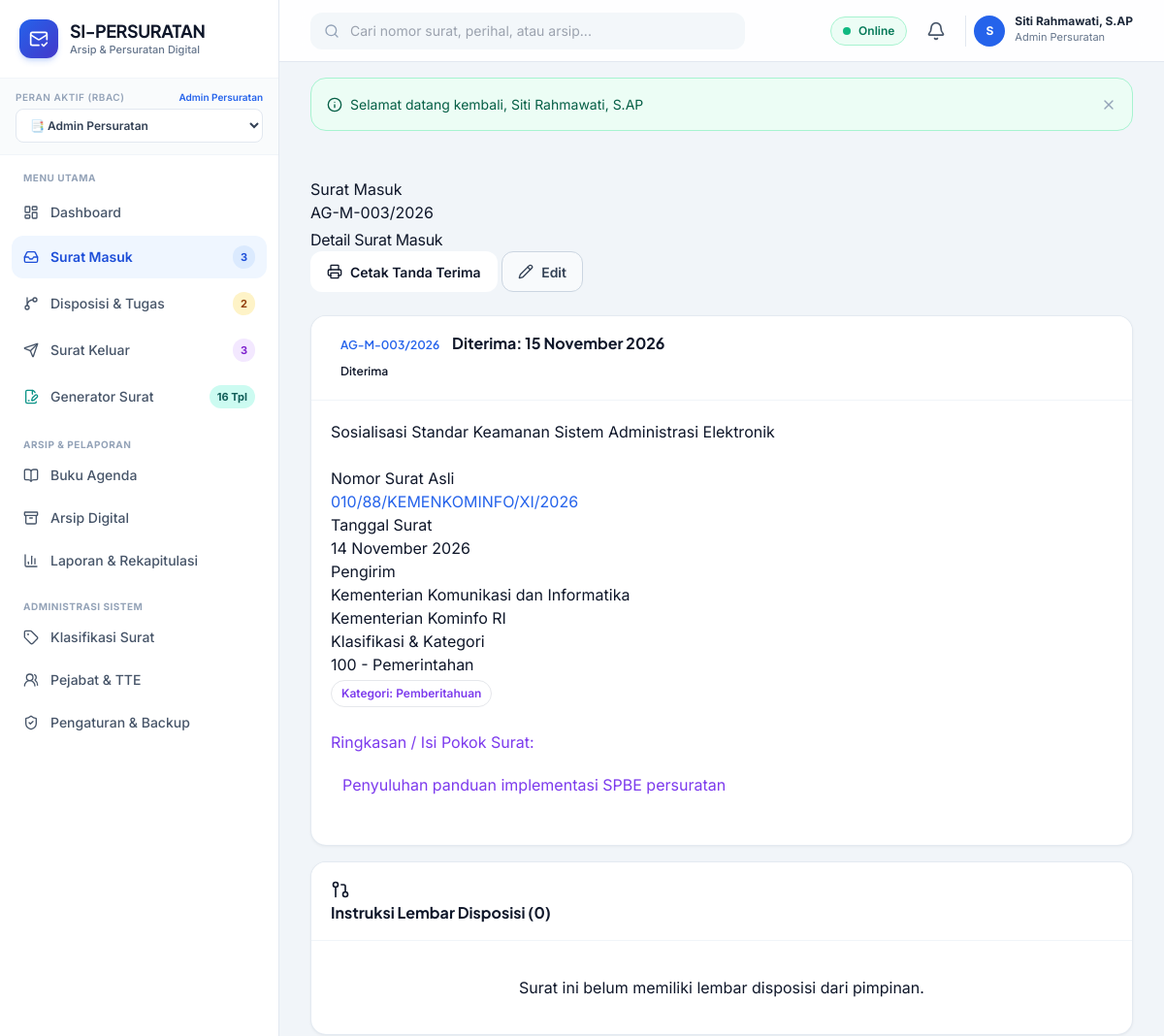
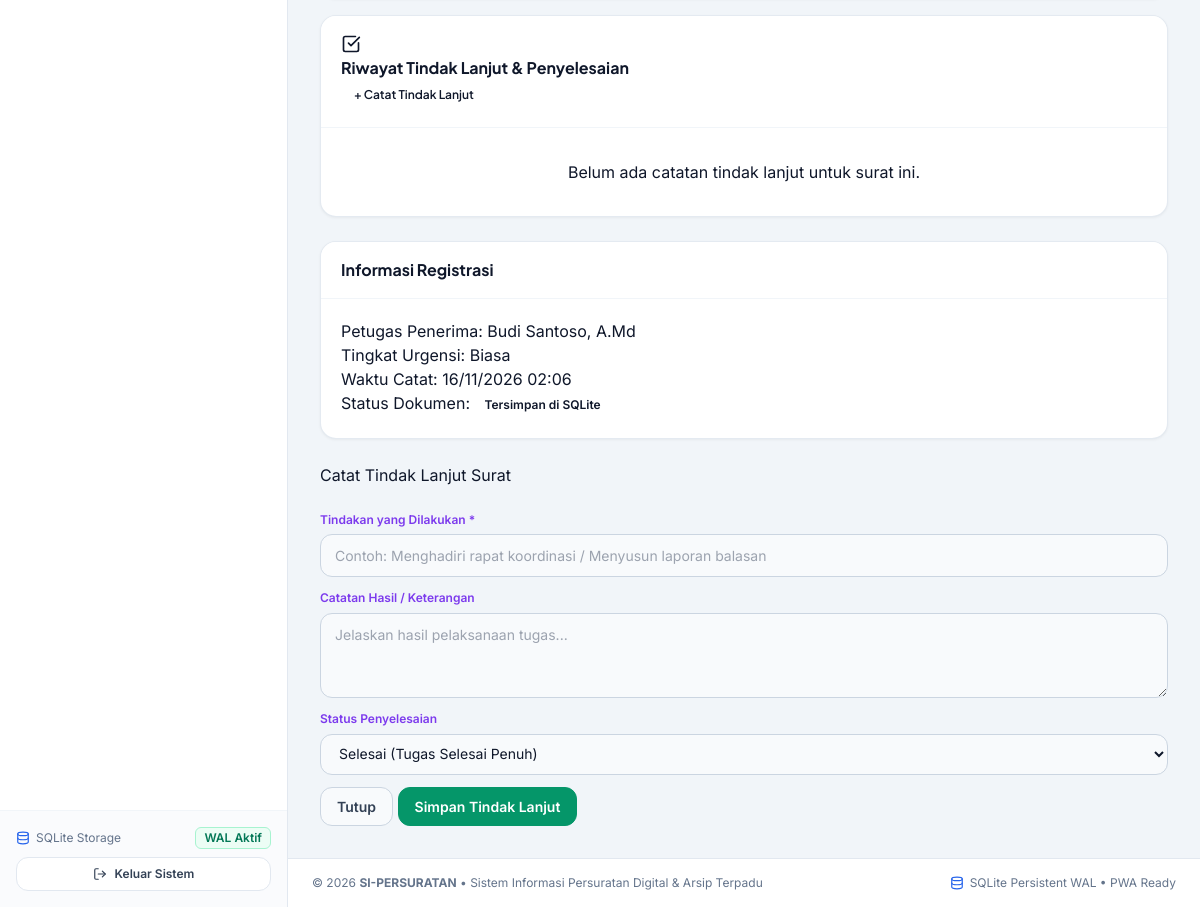
Page /surat_masuk/detail.php?id=3 (signed in) on the committed database (2 pictures, top to bottom).
### tables this page shows
CREATE TABLE users (
    id INTEGER PRIMARY KEY AUTOINCREMENT,
    username TEXT NOT NULL UNIQUE,
    email TEXT NOT NULL UNIQUE,
    password_hash TEXT NOT NULL,
    full_name TEXT NOT NULL,
    nip TEXT,
    jabatan TEXT,
    phone TEXT,
    role_id INTEGER NOT NULL,
    avatar TEXT,
    is_active INTEGER NOT NULL DEFAULT 1,
    created_at DATETIME DEFAULT CURRENT_TIMESTAMP,
    updated_at DATETIME DEFAULT CURRENT_TIMESTAMP,
    deleted_at DATETIME DEFAULT NULL,
    FOREIGN KEY (role_id) REFERENCES roles (id) ON DELETE RESTRICT
);

CREATE TABLE roles (
    id INTEGER PRIMARY KEY AUTOINCREMENT,
    name TEXT NOT NULL,
    slug TEXT NOT NULL UNIQUE,
    description TEXT,
    created_at DATETIME DEFAULT CURRENT_TIMESTAMP
);

CREATE TABLE surat_masuk (
    id INTEGER PRIMARY KEY AUTOINCREMENT,
    nomor_agenda TEXT NOT NULL,
    nomor_surat TEXT NOT NULL,
    tanggal_surat DATE NOT NULL,
    tanggal_terima DATE NOT NULL,
    pengirim TEXT NOT NULL,
    asal_instansi TEXT NOT NULL,
    perihal TEXT NOT NULL,
    isi_ringkas TEXT,
    kategori TEXT DEFAULT 'Umum',
    klasifikasi_id INTEGER,
    tingkat_urgensi TEXT NOT NULL DEFAULT 'biasa', -- 'biasa', 'penting', 'segera', 'rahasia'
    file_dokumen TEXT,
    lampiran_files TEXT, -- JSON list of files
    status TEXT NOT NULL DEFAULT 'diterima', -- 'diterima', 'disposisi', 'tindak_lanjut', 'selesai'
    penerima_user_id INTEGER,
    created_at DATETIME DEFAULT CURRENT_TIMESTAMP,
    updated_at DATETIME DEFAULT CURRENT_TIMESTAMP,
    deleted_at DATETIME DEFAULT NULL,
    FOREIGN KEY (klasifikasi_id) REFERENCES klasifikasi_surat (id) ON DELETE SET NULL,
    FOREIGN KEY (penerima_user_id) REFERENCES users (id) ON DELETE SET NULL
);

CREATE TABLE klasifikasi_surat (
    id INTEGER PRIMARY KEY AUTOINCREMENT,
    kode TEXT NOT NULL UNIQUE,
    nama TEXT NOT NULL,
    uraian TEXT,
    retensi_aktif INTEGER DEFAULT 2, -- tahun
    retensi_inaktif INTEGER DEFAULT 5, -- tahun
    keterangan TEXT,
    is_active INTEGER NOT NULL DEFAULT 1,
    created_at DATETIME DEFAULT CURRENT_TIMESTAMP,
    updated_at DATETIME DEFAULT CURRENT_TIMESTAMP,
    deleted_at DATETIME DEFAULT NULL
);

### public/surat_masuk/detail.php (the view, shortened to what the rows shown need)
<?php
require_once __DIR__ . '/../../config/app.php';
if (!Auth::check() || !Auth::can('surat_masuk.view')) {
    Flash::set('danger', 'Akses ditolak.');
    redirect('surat_masuk/');
}
$id = (int)($_GET['id'] ?? 0);
$surat = SuratMasuk::findById($id);
require_once APP_PATH . '/views/layouts/header.php';
?>
<div class="d-flex flex-wrap align-items-center justify-content-between gap-3 mb-4">
    <div>
        <nav aria-label="breadcrumb">
            <ol class="breadcrumb small mb-1">
                <li class="breadcrumb-item"><a href="<?= url('surat_masuk/') ?>">Surat Masuk</a></li>
                <li class="breadcrumb-item active"><?= htmlspecialchars($surat['nomor_agenda']) ?></li>
            </ol>
        </nav>
    </div>
</div>
<div class="row g-4">
    <div class="col-12 col-lg-8">
        <div class="card border-0 shadow-sm rounded-3 mb-4">
            <div class="card-header bg-white border-bottom py-3 d-flex justify-content-between align-items-center">
                <div class="d-flex align-items-center gap-2">
                    <span class="badge bg-primary-subtle text-primary font-monospace"><?= htmlspecialchars($surat['nomor_agenda']) ?></span>
                    <span class="text-muted small">Diterima: <?= date('d F Y', strtotime($surat['tanggal_terima'])) ?></span>
                </div>
                <div>
                    <?php
                    $stBadge = match($surat['status']) {
                        'diterima' => 'badge-soft-info',
                        'disposisi' => 'badge-soft-warning',
                        'tindak_lanjut' => 'badge-soft-purple',
                        'selesai' => 'badge-soft-success',
                        default => 'badge-soft-secondary'
                    };
                    ?>
                    <span class="badge <?= $stBadge ?> fs-6"><?= ucfirst(str_replace('_', ' ', $surat['status'])) ?></span>
                </div>
            </div>
            <div class="card-body p-4">
                <h4 class="fw-bold text-dark mb-3"><?= htmlspecialchars($surat['perihal']) ?></h4>
                <div class="row g-3 py-3 border-top border-bottom mb-3">
                    <div class="col-sm-6">
                        <div class="text-muted small">Nomor Surat Asli</div>
                        <div class="fw-bold fs-6 text-primary"><?= htmlspecialchars($surat['nomor_surat']) ?></div>
                    </div>
                    <div class="col-sm-6">
                        <div class="text-muted small">Tanggal Surat</div>
                        <div class="fw-semibold text-dark"><?= date('d F Y', strtotime($surat['tanggal_surat'])) ?></div>
                    </div>
                    <div class="col-sm-6">
                        <div class="text-muted small">Pengirim</div>
                        <div class="fw-semibold text-dark"><?= htmlspecialchars($surat['pengirim']) ?></div>
                        <div class="text-muted small"><?= htmlspecialchars($surat['asal_instansi']) ?></div>
                    </div>
                    <div class="col-sm-6">
                        <div class="text-muted small">Klasifikasi & Kategori</div>
                        <div class="fw-semibold text-dark"><?= htmlspecialchars($surat['klasifikasi_kode'] . ' - ' . ($surat['klasifikasi_nama'] ?? 'Umum')) ?></div>
                        <span class="badge bg-light text-secondary border mt-1">Kategori: <?= htmlspecialchars($surat['kategori']) ?></span>
                    </div>
                </div>
                <div class="mb-4">
                    <h6 class="fw-bold text-secondary small text-uppercase mb-2">Ringkasan / Isi Pokok Surat:</h6>
                    <div class="p-3 bg-light rounded-3 text-secondary" style="line-height: 1.6;">
                        <?= !empty($surat['isi_ringkas']) ? nl2br(htmlspecialchars($surat['isi_ringkas'])) : '<em class="text-muted">Tidak ada ringkasan teks.</em>' ?>
                    </div>
                </div>
            </div>
        </div>
    </div>
    <div class="col-12 col-lg-4">
        <div class="card border-0 shadow-sm rounded-3 mb-4">
            <div class="card-body">
                <ul class="list-group list-group-flush small">
                    <li class="list-group-item d-flex justify-content-between px-0">
                        <span class="text-muted">Petugas Penerima:</span>
                        <span class="fw-semibold text-dark"><?= htmlspecialchars($surat['penerima_nama'] ?? 'Admin') ?></span>
                    </li>
                    <li class="list-group-item d-flex justify-content-between px-0">
                        <span class="text-muted">Tingkat Urgensi:</span>
                        <span class="fw-semibold"><?= ucfirst($surat['tingkat_urgensi']) ?></span>
                    </li>
                    <li class="list-group-item d-flex justify-content-between px-0">
                        <span class="text-muted">Waktu Catat:</span>
                        <span class="text-dark"><?= date('d/m/Y H:i', strtotime($surat['created_at'])) ?></span>
                    </li>
                </ul>
            </div>
        </div>
    </div>
</div>
<?php require_once APP_PATH . '/views/layouts/footer.php'; ?>

### app/views/layouts/header.php (shortened to what the rows shown need)
<!DOCTYPE html>
<html lang="id">
<head>
    <script src="https://cdn.tailwindcss.com"></script>
</head>
<body class="antialiased selection:bg-blue-100 selection:text-blue-900">
<div class="min-h-screen flex flex-col lg:flex-row">
    <?php require_once APP_PATH . '/views/layouts/sidebar.php'; ?>
    <div class="flex-1 flex flex-col min-w-0 pb-20 lg:pb-0">
        <header class="sticky top-0 z-30 bg-white/90 backdrop-blur-md border-b border-slate-200 px-4 lg:px-8 h-16 flex items-center justify-between gap-4">
            <div class="flex items-center gap-2 sm:gap-3">
                <div class="relative">
                    <button onclick="toggleDropdown('user-menu')" class="flex items-center gap-2.5 pl-2 border-l border-slate-200 hover:opacity-90 transition">
                        <div class="w-8 h-8 rounded-full bg-blue-600 text-white font-bold text-xs flex items-center justify-center shadow-xs">
                            <?= strtoupper(substr($currentUser['full_name'] ?? 'U', 0, 1)) ?>
                        </div>
                        <div class="hidden md:block text-left">
                            <p class="text-xs font-bold text-slate-800 leading-none"><?= htmlspecialchars($currentUser['full_name'] ?? 'User') ?></p>
                            <p class="text-[11px] text-slate-500 mt-0.5"><?= htmlspecialchars($currentUser['role_name'] ?? 'Role') ?></p>
                        </div>
                    </button>
                </div>
            </div>
        </header>
        <main class="flex-1 p-4 lg:p-8 max-w-7xl w-full mx-auto space-y-6">

### app/views/layouts/sidebar.php (shortened to what the rows shown need)
<?php
$currentUser = Auth::user();
$currentRoleSlug = $currentUser['role_slug'] ?? 'superadmin';
?>
<aside id="sidebar" class="fixed lg:sticky top-0 left-0 z-50 h-screen w-72 bg-white border-r border-slate-200 flex flex-col transition-transform duration-300 -translate-x-full lg:translate-x-0 shrink-0">
  <div class="p-5 border-b border-slate-100 flex items-center justify-between">
    <a href="<?= url('dashboard.php') ?>" class="flex items-center gap-3 group text-decoration-none">
      <div>
        <h1 class="font-display font-bold text-slate-900 text-lg leading-tight tracking-tight">SI-PERSURATAN</h1>
      </div>
    </a>
  </div>
  <div class="px-4 py-3 bg-slate-50/80 border-b border-slate-100">
    <div class="flex items-center justify-between mb-1">
      <label class="text-[10px] font-semibold uppercase tracking-wider text-slate-400 block">Peran Aktif (RBAC)</label>
      <span class="text-[10px] text-blue-600 font-semibold"><?= htmlspecialchars($currentUser['role_name'] ?? 'User') ?></span>
    </div>
    <div class="relative">
      <select onchange="window.location.href='<?= url('switch_role.php?role=') ?>' + this.value" class="w-full text-xs font-semibold bg-white border border-slate-200 rounded-lg px-2.5 py-2 text-slate-700 focus:outline-none focus:ring-2 focus:ring-blue-500/20 focus:border-blue-600 cursor-pointer">
        <option value="admin_persuratan" <?= $currentRoleSlug === 'admin_persuratan' ? 'selected' : '' ?>>📑 Admin Persuratan</option>
      </select>
    </div>
  </div>
</aside>

### rows in the picture
users: role.name "Admin Persuratan", full_name "S", full_name "Siti Rahmawati, S.AP"
roles: slug "📑 Admin Persuratan"
surat_masuk: nomor_agenda "AG-M-003/2026", tanggal_terima "15 November 2026", status "Diterima", perihal "Sosialisasi Standar Keamanan Sistem Administrasi Elektronik", nomor_surat "010/88/KEMENKOMINFO/XI/2026", tanggal_surat "14 November 2026", pengirim "Kementerian Komunikasi dan Informatika", asal_instansi "Kementerian Kominfo RI", klasifikasi.nama "100 - Pemerintahan", kategori "Pemberitahuan", isi_ringkas "Penyuluhan panduan implementasi SPBE persuratan", penerima_user.full_name "Budi Santoso, A.Md", tingkat_urgensi "Biasa", created_at "16/11/2026 02:06"

### other values in the picture
$badgeSm "3"
$badgeDisp "2"
$badgeSk "3"
$msg['message'] "Selamat datang kembali, Siti Rahmawati, S.AP"
count($disposisiList) "0"
